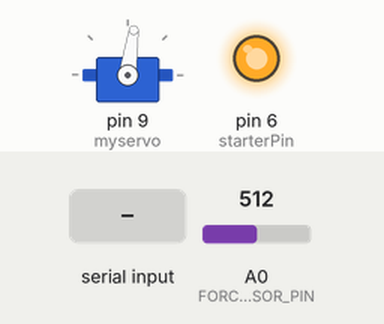
The sketch below on a simulated Arduino Uno, built with avr-gcc and run on an emulated ATmega328P. On the bench: servo, output pins drawn as LEDs (lit = HIGH). The inputs (shaded band) are chosen by the test bench; at power-on: A0 (FORCE_SENSOR_PIN) = 512.

Above: at 1.7 s.
1.8 s: "1\n" received over Serial
At 3.0 s:
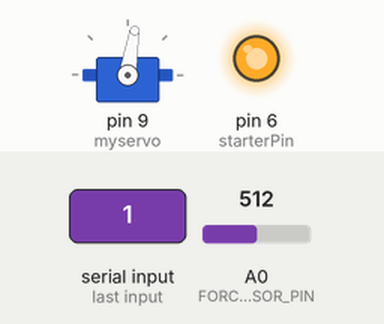
3.3 s: A0 (FORCE_SENSOR_PIN) set to 100
4.8 s: A0 (FORCE_SENSOR_PIN) set to 84
At 5.3 s:
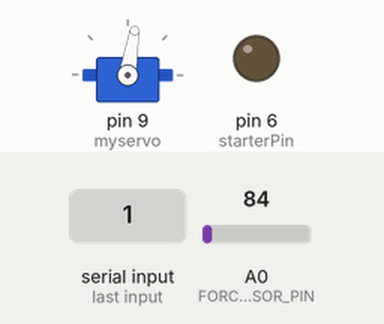
6.3 s: A0 (FORCE_SENSOR_PIN) set to 122
At 7.5 s:
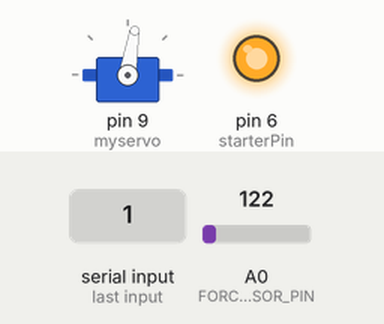
7.8 s: A0 (FORCE_SENSOR_PIN) set to 80
At 8.8 s:
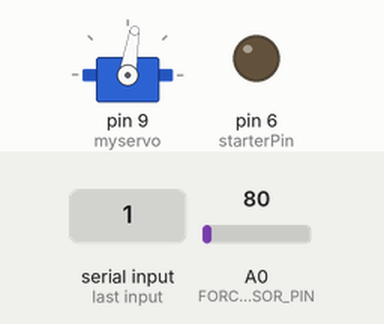
Timing chart, 0 to 10.3 s (numbered marks = the images above; inputs shaded):
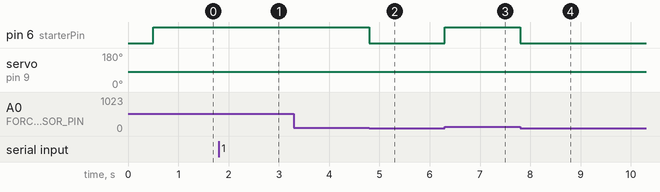

Measured:
- the behaviour switches between 91 and 90 on A0 (FORCE_SENSOR_PIN) (found by bisection; images 1 and 2)
- after the input at 1.8 s, servo on pin 9 (myservo): 82° → 81° at once
- after the input at 3.3 s, every drawn part: stays the same
- after the input at 4.8 s, pin 6 (starterPin): HIGH → LOW at once
- after the input at 6.3 s, pin 6 (starterPin): LOW → HIGH at once
- after the input at 7.8 s, pin 6 (starterPin): HIGH → LOW at once

The sketch:

42_arduino.ino
```cpp
#include <Servo.h>
#define FORCE_SENSOR_PIN A0
Servo myservo;

int pos = 82;
float maxSSpeed = 32;//32;
float minSSpeed = 82;
float incomingByte = 0;
float diff = minSSpeed - maxSSpeed;
int starterPin = 6;
float sub;
float calSpeed;

void setup() {
  pinMode(starterPin, OUTPUT);
  myservo.attach(9);
  Serial.begin(115200);
  myservo.write(pos);
  delay(500);
  (starterPin, HIGH);
}

void loop()
{
  int analogReading = analogRead(FORCE_SENSOR_PIN);
  if (analogReading > 90) {
    digitalWrite(starterPin, HIGH);

  } else {
    digitalWrite(starterPin, LOW);
  }
  if (Serial.available() > 0) {

    incomingByte = Serial.parseInt();
    if (incomingByte == 1 && pos >= maxSSpeed) { // accelerating
      pos -= 1;
    } else if (incomingByte == 2 && pos <= minSSpeed) { // not accelerating
      pos += 1;
    }

  }
   myservo.write(pos);
   delay(3);
}
```
